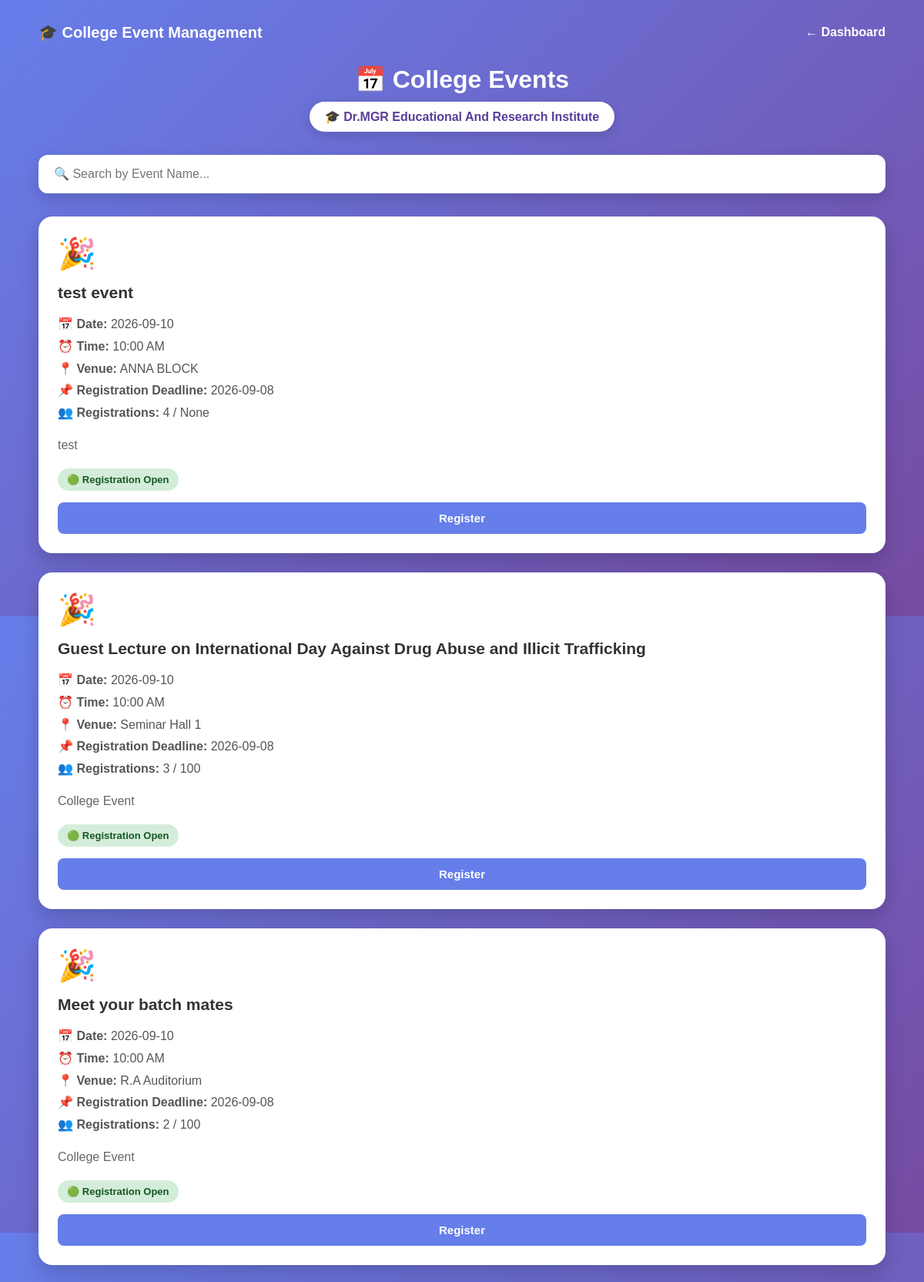
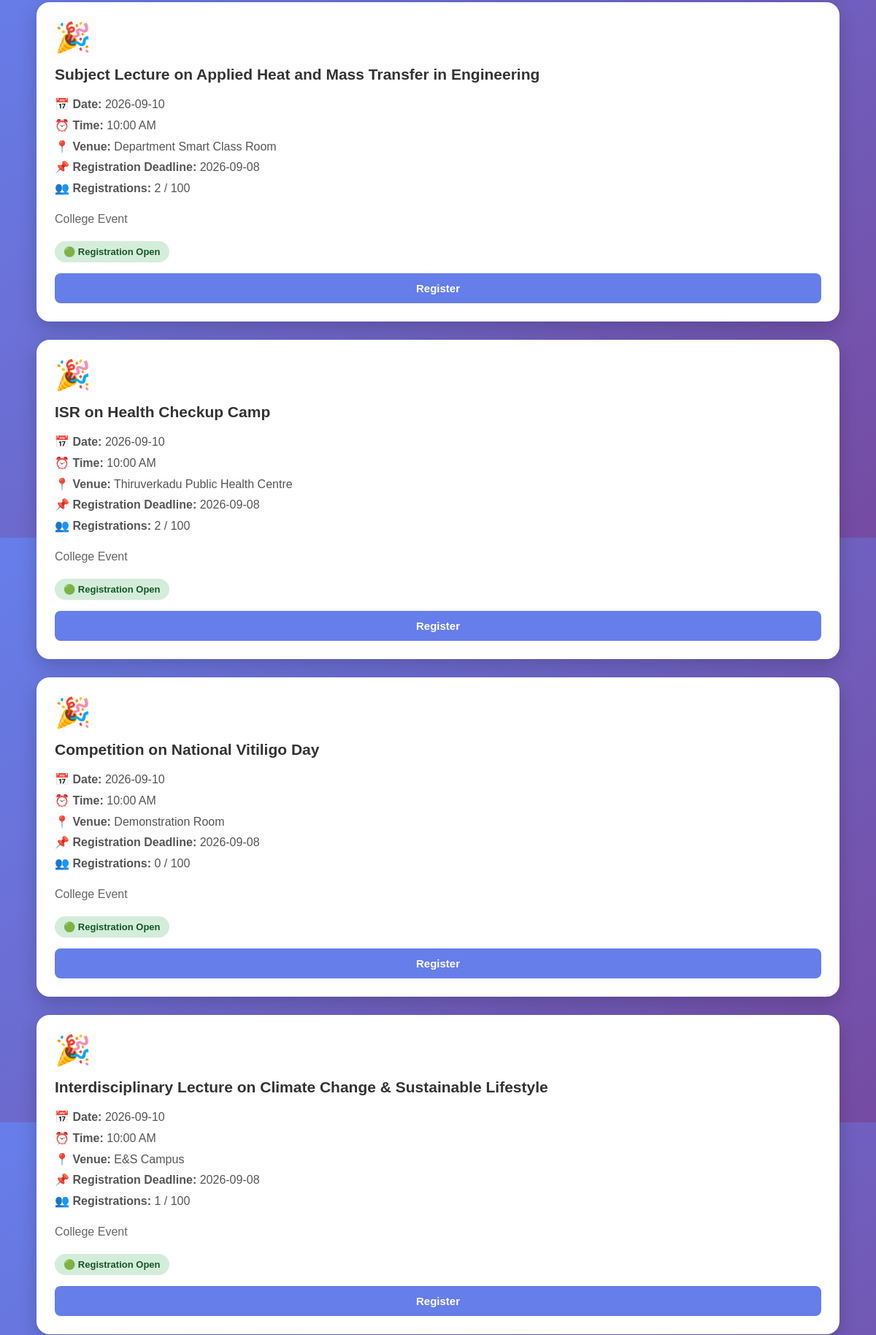
The app's page /events (upper part) with its own data (2 pictures, top to bottom).
### tables this page shows
CREATE TABLE events (
            id INTEGER PRIMARY KEY AUTOINCREMENT,
            name TEXT NOT NULL,
            date TEXT NOT NULL,
            time TEXT NOT NULL,
            venue TEXT NOT NULL,
            description TEXT,
            registration_deadline TEXT,
            registration_open INTEGER DEFAULT 1
        , capacity INTEGER DEFAULT 100);

### app.py (the view)
@app.route("/events")
def events():
    conn = get_db()
    events = conn.execute(
        """
        SELECT
            events.*,
            COUNT(registrations.id) AS registered_count
        FROM events
        LEFT JOIN registrations
        ON events.id = registrations.event_id
        GROUP BY events.id
        ORDER BY events.date
        """
    ).fetchall()
    conn.close()
    return render_template(
        "events.html",
        events=events
    )

### app.py (called while the page is built)
def get_db():
    conn = sqlite3.connect(DATABASE)
    conn.row_factory = sqlite3.Row
    return conn

### templates/events.html (shortened to what this page needs)
<!DOCTYPE html>
<html lang="en">
<head>
</head>
<body>
    <div class="header">
        <div class="logo">
            🎓 College Event Management
        </div>
        <a href="/dashboard" class="back">
            ← Dashboard
        </a>
    </div>
    <div class="title">
        <h1>📅 College Events</h1>
        <p class="college-name">
            🎓 Dr.MGR Educational And Research Institute
        </p>
    </div>
    <div class="search-container">
        <input
            type="text"
            id="eventSearch"
            class="search-box"
            placeholder="🔍 Search by Event Name..."
            onkeyup="searchEvents()"
        >
    </div>
    <div class="events-container" id="eventsContainer">
        {% for event in events %}
        <div class="event-card">
            <div class="event-icon">
                🎉
            </div>
            <h2 class="event-name">
                {{ event.name }}
            </h2>
            <div class="details">
                📅 <strong>Date:</strong>
                {{ event.date }}
                <br>
                ⏰ <strong>Time:</strong>
                {{ event.time }}
                <br>
                📍 <strong>Venue:</strong>
                {{ event.venue }}
                <br>
                📌 <strong>Registration Deadline:</strong>
                {{ event.registration_deadline }}
                <br>
                👥 <strong>Registrations:</strong>
                {{ event.registered_count }} / {{ event.capacity }}
            </div>
            <div class="description">
                {{ event.description }}
            </div>
            {% if event.registration_open %}
                <div class="status open">
                    🟢 Registration Open
                </div>
                <form method="POST" action="/register">
                    <button type="submit">
                        Register
                    </button>
                </form>
            {% endif %}
        </div>
        {% endfor %}
    </div>
</body>
</html>

### templates/events.html (style rules this page uses)
* { box-sizing: border-box; margin: 0; padding: 0; font-family: Arial, sans-serif; }
body { min-height: 100vh; background: linear-gradient(135deg, #667eea, #764ba2); padding: 30px 20px; }
.header { max-width: 1100px; margin: auto; display: flex; justify-content: space-between; align-items: center; margin-bottom: 30px; }
.logo { color: white; font-size: 20px; font-weight: bold; }
.back { color: white; text-decoration: none; font-weight: bold; }
.title { text-align: center; color: white; margin-bottom: 30px; }
.title h1 { font-size: 32px; margin-bottom: 10px; }
.college-name { display: inline-block; background: white; color: #5a3d9a; padding: 10px 20px; border-radius: 25px; font-size: 16px; font-weight: bold; box-shadow: 0 5px 15px rgba(0,0,0,0.15); }
.search-container { max-width: 1100px; margin: 0 auto 30px auto; }
.search-box { width: 100%; padding: 16px 20px; border: none; border-radius: 12px; font-size: 16px; outline: none; box-shadow: 0 8px 20px rgba(0,0,0,0.15); }
.events-container { max-width: 1100px; margin: auto; display: flex; flex-direction: column; gap: 25px; }
.event-card { background: white; border-radius: 18px; padding: 25px; box-shadow: 0 10px 25px rgba(0,0,0,0.18); }
.event-icon { font-size: 40px; margin-bottom: 15px; }
.event-card h2 { color: #333; font-size: 21px; margin-bottom: 15px; }
.details { color: #555; line-height: 1.8; margin-bottom: 15px; }
.description { color: #666; line-height: 1.5; margin-bottom: 18px; }
.status { display: inline-block; padding: 7px 12px; border-radius: 20px; font-size: 13px; font-weight: bold; margin-bottom: 15px; }
.open { background: #d4edda; color: #155724; }
button { width: 100%; padding: 12px; border: none; border-radius: 8px; background: #667eea; color: white; font-size: 15px; font-weight: bold; cursor: pointer; }

### records on screen
events: name "test event", date "2026-09-10", time "10:00 AM", venue "ANNA BLOCK", registration_deadline "2026-09-08", registered_count "4", capacity "None", description "test"
events: name "Guest Lecture on International Day Against Drug Abuse and Illicit Trafficking", date "2026-09-10", time "10:00 AM", venue "Seminar Hall 1", registration_deadline "2026-09-08", registered_count "3", capacity "100", description "College Event"
events: name "Meet your batch mates", date "2026-09-10", time "10:00 AM", venue "R.A Auditorium", registration_deadline "2026-09-08", registered_count "2", capacity "100", description "College Event"
events: name "Subject Lecture on Applied Heat and Mass Transfer in Engineering", date "2026-09-10", time "10:00 AM", venue "Department Smart Class Room", registration_deadline "2026-09-08", registered_count "2", capacity "100", description "College Event"
events: name "ISR on Health Checkup Camp", date "2026-09-10", time "10:00 AM", venue "Thiruverkadu Public Health Centre", registration_deadline "2026-09-08", registered_count "2", capacity "100", description "College Event"
events: name "Competition on National Vitiligo Day", date "2026-09-10", time "10:00 AM", venue "Demonstration Room", registration_deadline "2026-09-08", registered_count "0", capacity "100", description "College Event"
events: name "Interdisciplinary Lecture on Climate Change & Sustainable Lifestyle", date "2026-09-10", time "10:00 AM", venue "E&S Campus", registration_deadline "2026-09-08", registered_count "1", capacity "100", description "College Event"
